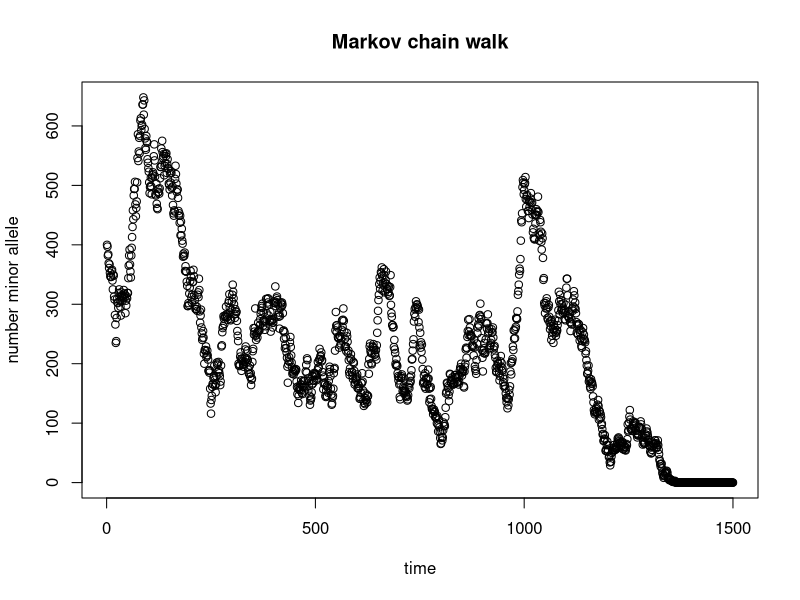

This chart was generated by the following R code:
# Colbert Seanker HW 5 Markov chain, Wright fisher model
minor.freq=400
alleles = 2*1000 # twice the number of individuals
Xn.1 <- function(Xn) rbinom(1,alleles, Xn/alleles)
chain <- function(X, count=1) {
    if (count==1500) return(X)
    c(X, 
      chain(Xn.1(X), count=count+1)
     )
}
png(file="Markov Chain trajectory", width=512, height=512,res=72)
plot(chain(minor.freq),xlab="time", ylab="number minor allele",
     main="Markov chain walk")
dev.off()
# The minor allele tends to vanish around 600-1000 steps
# The minor major allele rarely vanishes, but if it does, it does around 1000 steps
